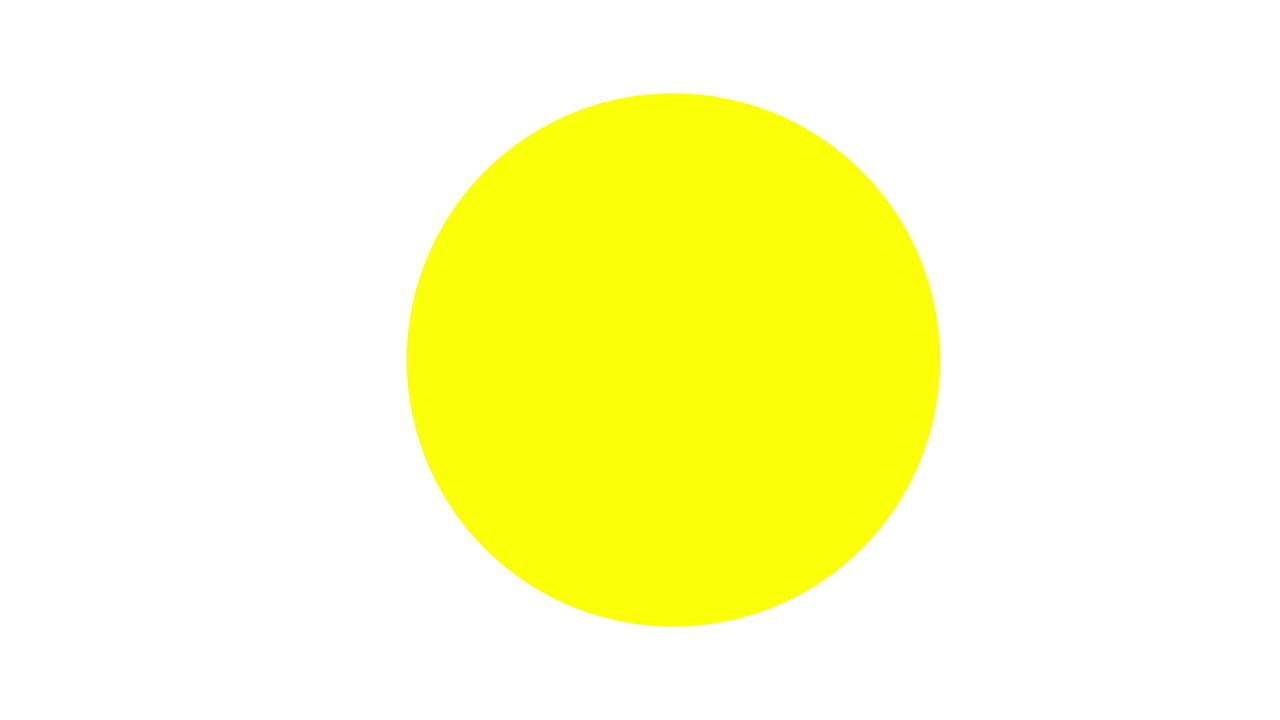
#> input picture deneme.jpg, 1280 x 720 px
$ python Test4.py
#> lines starting #> are read from the running program, lines starting #| are printed output that depends on the picture; after the words box and inside, x2 and y2 are one past the last pixel; in counts of white or black regions, pixels touching at a corner belong together
import cv2
import numpy as np

img=cv2.imread("deneme.jpg")
#> img is the input picture: shape (720, 1280, 3); mean B, G, R 195.1, 255, 254
hsv=cv2.cvtColor(img,cv2.COLOR_BGR2HSV)
#> hsv: shape (720, 1280, 3); mean H, S, V 8.3, 59.9, 255

lower_range=np.array([20,100,100])
upper_range=np.array([30,255,255])

mask=cv2.inRange(hsv,lower_range,upper_range)
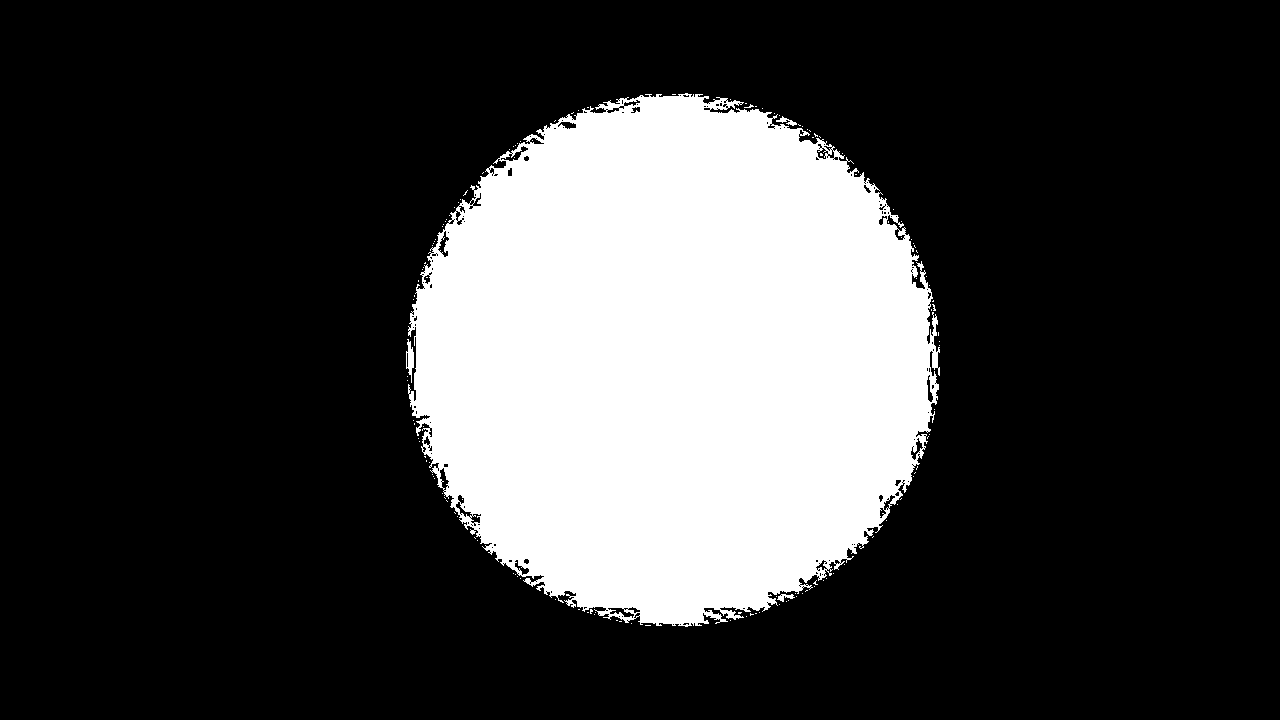
#> mask: shape (720, 1280); 23.4% white; 136 white regions (132 under 20 px), largest, box (x1, y1, x2, y2) and area: (408, 93, 940, 627) 215379, (406, 339, 414, 383) 193, (776, 116, 797, 126) 77, (777, 594, 795, 602) 71

cv2.imshow("Image",img)
cv2.imshow("Mask",mask)
cv2.waitKey(0)
cv2.destroyAllWindows()
